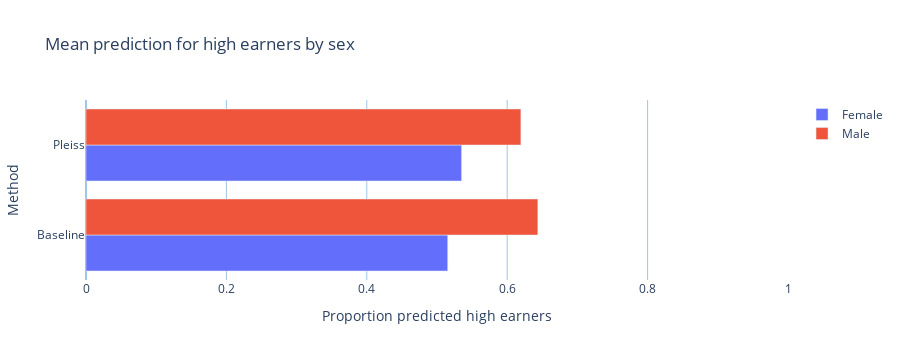

Notebook code cell kept with this figure:
### Markdown cell above
## Equa opportunity

Let us now evaluate equal opportunity for the FTU model on the test data.

### Code cell
mask = test.salary == 1

eopp_bar = group_bar_plots(
    np.concatenate([bl_test_labels[mask], test_pred_labels[mask]]),
    np.tile(test.sex[mask].map({0: "Female", 1: "Male"}), 2),
    groups=np.concatenate(
        [np.zeros_like(bl_test_probs[mask]), np.ones_like(test_probs[mask])]
    ),
    group_names=["Baseline", "Pleiss"],
    title="Mean prediction for high earners by sex",
    xlabel="Proportion predicted high earners",
    ylabel="Method",
)
eopp_bar

### Figure 1 — Plotly figure (JSON) as saved in the notebook; plotly's stock layout.template omitted (floating-point values rounded to 4 significant figures)
{"data": [{"hoverinfo": "name+x", "name": "Female", "orientation": "h", "type": "bar", "x": [0.5153, 0.535], "y": [0, 1]}, {"hoverinfo": "name+x", "name": "Male", "orientation": "h", "type": "bar", "x": [0.6437, 0.6195], "y": [0, 1]}], "layout": {"autosize": true, "barmode": "group", "height": 360, "hovermode": "closest", "paper_bgcolor": "rgba(0,0,0,0)", "plot_bgcolor": "rgba(0,0,0,0)", "title": {"text": "Mean prediction for high earners by sex"}, "xaxis": {"gridcolor": "rgb(159, 197, 232)", "hoverformat": ".3f", "range": [0, 1], "title": {"text": "Proportion predicted high earners"}, "zerolinecolor": "rgb(159, 197, 232)"}, "yaxis": {"gridcolor": "rgba(0,0,0,0)", "ticktext": ["Baseline", "Pleiss"], "tickvals": [0, 1], "title": {"text": "Method"}, "zerolinecolor": "rgba(0,0,0,0)"}}}
